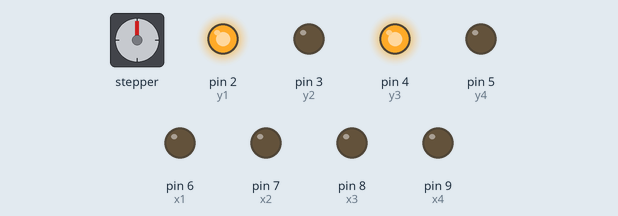
The sketch below on a simulated Arduino Uno, built with avr-gcc and run on an emulated ATmega328P. On the bench: stepper motor, output pins drawn as LEDs (lit = HIGH). Wiring (inferred from the names in the program): stepper motor driver (200 steps per turn assumed): step pin 10; direction pin 11. Pins used as bus, display or sensor lines are not drawn. At 30.5 s the program stops and its outputs stay as they are.

Above: at 0.1 s.
At 6.1 s:
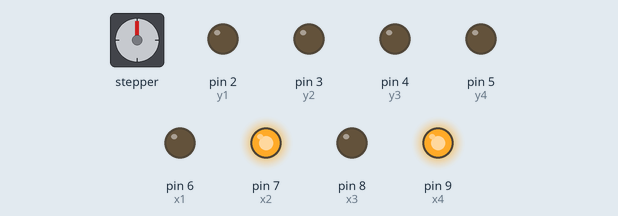
At 10.2 s:
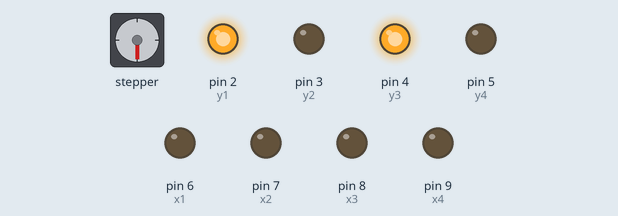
At 14.2 s:
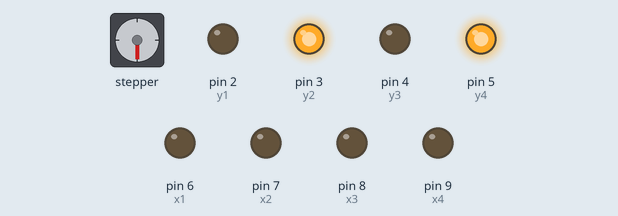
At 22.4 s:
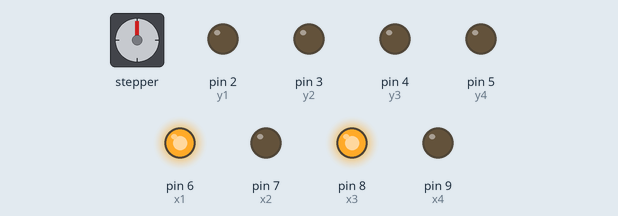
At 28.5 s:
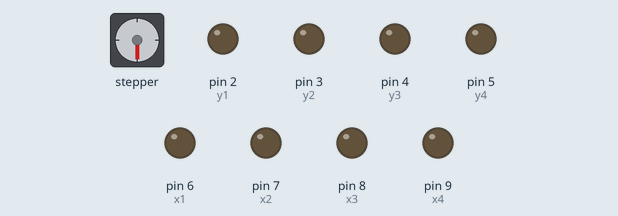
Timing chart, 0 to 30.0 s (numbered marks = the images above):
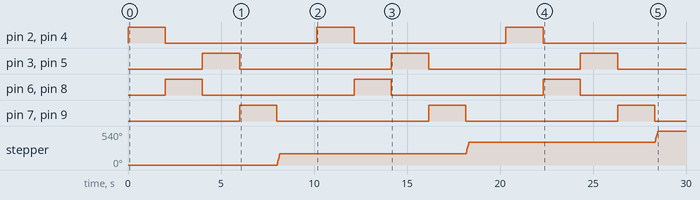

Measured:
- by itself, stepper: turns 180° clockwise in 0.14 s, then 180° clockwise in 0.16 s, then 180° clockwise in 0.16 s
- by itself, pin 2 (y1), pin 3 (y2), pin 4 (y3), pin 5 (y4), pin 6 (x1), pin 7 (x2), pin 8 (x3), pin 9 (x4): alternates HIGH for 2.0 s and LOW for 8.2 s

The sketch:

3d_printer.ino
```cpp
// ===== PINOS =====

// Eixo Y
int y1 = 2;
int y2 = 3;
int y3 = 4;
int y4 = 5;

// Eixo X
int x1 = 6;
int x2 = 7;
int x3 = 8;
int x4 = 9;

// Eixo Z (A4988)
int stepPin = 10;
int dirPin = 11;

// Cola quente
int cola = 12;

// ===== SETUP =====
void setup() {
  pinMode(y1, OUTPUT);
  pinMode(y2, OUTPUT);
  pinMode(y3, OUTPUT);
  pinMode(y4, OUTPUT);

  pinMode(x1, OUTPUT);
  pinMode(x2, OUTPUT);
  pinMode(x3, OUTPUT);
  pinMode(x4, OUTPUT);

  pinMode(stepPin, OUTPUT);
  pinMode(dirPin, OUTPUT);

  pinMode(cola, OUTPUT);
}

// ===== MOVIMENTOS =====

void parar() {
  digitalWrite(x1, LOW); digitalWrite(x2, LOW);
  digitalWrite(x3, LOW); digitalWrite(x4, LOW);
  digitalWrite(y1, LOW); digitalWrite(y2, LOW);
  digitalWrite(y3, LOW); digitalWrite(y4, LOW);
}

void frente(int t) {
  digitalWrite(y1, HIGH); digitalWrite(y2, LOW);
  digitalWrite(y3, HIGH); digitalWrite(y4, LOW);
  delay(t);
  parar();
}

void tras(int t) {
  digitalWrite(y1, LOW); digitalWrite(y2, HIGH);
  digitalWrite(y3, LOW); digitalWrite(y4, HIGH);
  delay(t);
  parar();
}

void direita(int t) {
  digitalWrite(x1, HIGH); digitalWrite(x2, LOW);
  digitalWrite(x3, HIGH); digitalWrite(x4, LOW);
  delay(t);
  parar();
}

void esquerda(int t) {
  digitalWrite(x1, LOW); digitalWrite(x2, HIGH);
  digitalWrite(x3, LOW); digitalWrite(x4, HIGH);
  delay(t);
  parar();
}

// ===== Z =====

void subirZ() {
  digitalWrite(dirPin, HIGH);
  for(int i=0;i<100;i++){
    digitalWrite(stepPin, HIGH);
    delayMicroseconds(800);
    digitalWrite(stepPin, LOW);
    delayMicroseconds(800);
  }
}

// ===== COLA =====

void ligaCola() {
  digitalWrite(cola, HIGH);
}

void desligaCola() {
  digitalWrite(cola, LOW);
}

// ===== DESENHO =====

void desenharQuadrado() {
  frente(2000);
  direita(2000);
  tras(2000);
  esquerda(2000);
}

// ===== LOOP =====

void loop() {

  for(int camada = 0; camada < 3; camada++) {

    ligaCola();

    desenharQuadrado();

    desligaCola();

    subirZ();

    delay(2000);
  }

  while(true); // para execução
}
```
